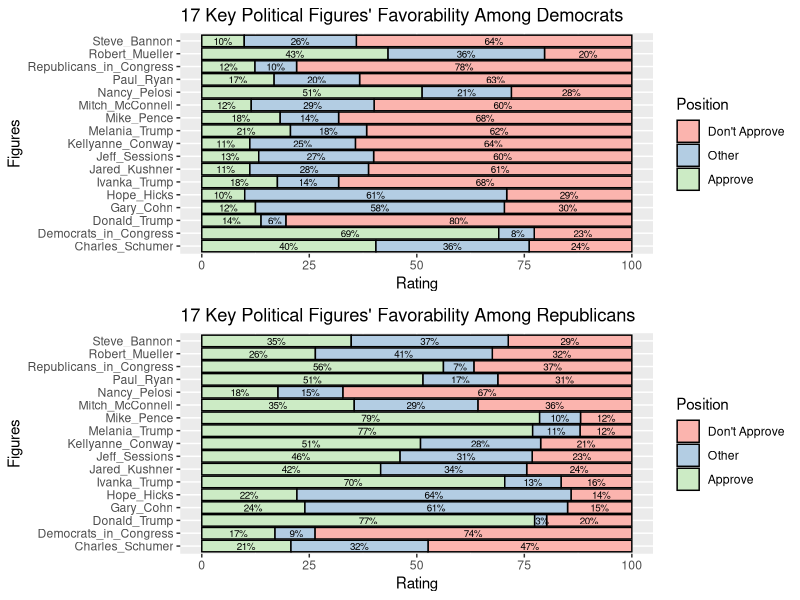

This figure's R source:
###################################################
# Morning Consult Data Exercise 2020 Data Analyst #
###################################################

# install.packages('gridExtra', repos='http://cran.us.r-project.org')
library(dplyr)
library(tidyr)
library(ggplot2)
library(gridExtra)

# setting directory
getwd()
setwd("C:/Dhruv/Applying/3_interviewing/2021/4_April/wk1/Morning Consult/Assessment/DATA_ANALYST_EXERCISE")

# reading in data
x <- read.csv("part 1a) Individual Favorability Data.csv")

str(x) # checking data types

# dropping first few empty rows
x <- x[-c(1:3),]

# converting all columns to numeric
x <- sapply(x, as.numeric)
x <- as.data.frame(x)

# replacing na's with 0's
x[is.na(x)] <- 0

# calculating row totals  
x$row_totals <- rowSums(x[1:38])

# subsetting to rows containing data
x <- subset(x, x$row_totals != 0)
x <- x[-c(39)]

# creating a subset for democrats
x_dem <- subset(x, x$demPidNoLn == 2 | x$demPidClos == 1)

#########################################
# PART I.3: Individuals Data: Democrats #
#########################################

# creating copy of original dataframe
x_indiv <- x_dem

#colnames(x_indiv)
#grep("indPresApp", colnames(x_indiv))

# restricting analysis to 17 individuals
x_indiv <- x_indiv[grep("indPresApp", colnames(x_indiv))]


#############################################
# Question 3: Individual Ratings: Democrats #
#############################################

# renaming columns to reflect figure names

colnames(x_indiv) <- c("Mitch_McConnell", 
                  "Paul_Ryan", 
                  "Nancy_Pelosi", 
                  "Charles_Schumer", 
                  "Mike_Pence", 
                  "Donald_Trump", 
                  "Republicans_in_Congress", 
                  "Democrats_in_Congress", 
                  "Melania_Trump", 
                  "Ivanka_Trump", 
                  "Jared_Kushner", 
                  "Steve_Bannon", 
                  "Hope_Hicks", 
                  "Gary_Cohn", 
                  "Kellyanne_Conway", 
                  "Jeff_Sessions", 
                  "Robert_Mueller" 
)

# storing column names to iterate over
column_names <- colnames(x_indiv)

# adding column to aggregate frequency by category
x_indiv$Frequency <- 1

# creating empty dataframe
df <- as.data.frame(c(1:6))
colnames(df) <- "Rating"

# creating combined frequency table for all 17 figures
for (i in 1:length(column_names)){
  df_fig <- aggregate(Frequency ~ ., x_indiv[c("Frequency", column_names[i])], FUN = sum)
  colnames(df_fig) <- c("Rating", column_names[i])
  df <- merge(df, df_fig)
}

# formatting data for analysis
x_indiv_long <- gather(df, "Figures", "Frequency", 2:ncol(df))
x_indiv_wide <- spread(x_indiv_long, Rating, Frequency)

# dropping all dataframes, except original and wide
rm(x_indiv, x_indiv_long, df, df_fig)


# renaming columns
colnames(x_indiv_wide) <- c("Figures",
                            "Very Favorable", 
                            "Somewhat Favorable", 
                            "Somewhat Unfavorable", 
                            "Very Unfavorable", 
                            "Heard Of, No Opinion", 
                            "Never Heard Of")

# Total Favorability: % very favorable + % somewhat favorable
x_indiv_wide$`Total Favorability` <- ((x_indiv_wide$`Very Favorable`)*100/nrow(x_dem)) + ((x_indiv_wide$`Somewhat Favorable`)*100/nrow(x_dem))

############################################
# Question 3: Total Favorability Democrats #
############################################

# using original rating to calculate other categories of total favorability variable
total_fav <- x_indiv_wide

# Don't Approve: % very unfavorable + % somewhat unfavorable
total_fav$`Don't Approve` <- ((total_fav$`Somewhat Unfavorable`)*100/nrow(x_dem)) + ((total_fav$`Very Unfavorable`)*100/nrow(x_dem))

# Other
total_fav$`Other` <- ((total_fav$`Heard Of, No Opinion`)*100/nrow(x_dem)) + ((total_fav$`Never Heard Of`)*100/nrow(x_dem))

# renaming original total favorability column
names(total_fav)[names(total_fav) == "Total Favorability"] <- "Approve"

total_fav <- total_fav[c("Figures", "Approve", "Other", "Don't Approve")]

# gathering into long dataframe for plotting
total_fav <- gather(total_fav, "Position", "Rating", 2:ncol(total_fav))
total_fav <- total_fav[order(total_fav$Figures, total_fav$Position),]

# rounding decimal places for labeling
total_fav$Rating_lab <- format(round(total_fav$Rating, 0), nsmall = 0)

# plot 1: stacked bar, % of total

# converting Position to factor for ordering
total_fav$Position <- factor(total_fav$Position, levels = c("Don't Approve", "Other", "Approve"))

# horizontal
p_dem <- ggplot(total_fav, aes(x = Rating, y = Figures, fill = Position)) +
  geom_col(colour = "black") +
  scale_fill_brewer(palette = "Pastel1") +
  geom_text(aes(x = Rating, label = paste0(Rating_lab, "%")), 
            position = position_stack(vjust = 0.5), 
            colour = "black", size = 2.5) +
  ggtitle("17 Key Political Figures' Favorability Among Democrats ")

###############################################################################
###############################################################################

# creating a subset for democrats
x_rep <- subset(x, x$demPidNoLn == 1 | x$demPidClos == 2)

###########################################
# PART I.3: Individuals Data: Republicans #
###########################################

# creating copy of original dataframe
x_indiv <- x_rep

#colnames(x_indiv)
#grep("indPresApp", colnames(x_indiv))

# restricting analysis to 17 individuals
x_indiv <- x_indiv[grep("indPresApp", colnames(x_indiv))]


###############################################
# Question 3: Individual Ratings: Republicans #
###############################################

# renaming columns to reflect figure names

colnames(x_indiv) <- c("Mitch_McConnell", 
                       "Paul_Ryan", 
                       "Nancy_Pelosi", 
                       "Charles_Schumer", 
                       "Mike_Pence", 
                       "Donald_Trump", 
                       "Republicans_in_Congress", 
                       "Democrats_in_Congress", 
                       "Melania_Trump", 
                       "Ivanka_Trump", 
                       "Jared_Kushner", 
                       "Steve_Bannon", 
                       "Hope_Hicks", 
                       "Gary_Cohn", 
                       "Kellyanne_Conway", 
                       "Jeff_Sessions", 
                       "Robert_Mueller" 
)

# storing column names to iterate over
column_names <- colnames(x_indiv)

# adding column to aggregate frequency by category
x_indiv$Frequency <- 1

# creating empty dataframe
df <- as.data.frame(c(1:6))
colnames(df) <- "Rating"

# creating combined frequency table for all 17 figures
for (i in 1:length(column_names)){
  df_fig <- aggregate(Frequency ~ ., x_indiv[c("Frequency", column_names[i])], FUN = sum)
  colnames(df_fig) <- c("Rating", column_names[i])
  df <- merge(df, df_fig)
}

# formatting data for analysis
x_indiv_long <- gather(df, "Figures", "Frequency", 2:ncol(df))
x_indiv_wide <- spread(x_indiv_long, Rating, Frequency)

# dropping all dataframes, except original and wide
rm(x_indiv, x_indiv_long, df, df_fig)


# renaming columns
colnames(x_indiv_wide) <- c("Figures",
                            "Very Favorable", 
                            "Somewhat Favorable", 
                            "Somewhat Unfavorable", 
                            "Very Unfavorable", 
                            "Heard Of, No Opinion", 
                            "Never Heard Of")

# Total Favorability: % very favorable + % somewhat favorable
x_indiv_wide$`Total Favorability` <- ((x_indiv_wide$`Very Favorable`)*100/nrow(x_rep)) + ((x_indiv_wide$`Somewhat Favorable`)*100/nrow(x_rep))

##############################################
# Question 3: Total Favorability Republicans #
##############################################

# using original rating to calculate other categories of total favorability variable
total_fav <- x_indiv_wide

# Don't Approve: % very unfavorable + % somewhat unfavorable
total_fav$`Don't Approve` <- ((total_fav$`Somewhat Unfavorable`)*100/nrow(x_rep)) + ((total_fav$`Very Unfavorable`)*100/nrow(x_rep))

# Other
total_fav$`Other` <- ((total_fav$`Heard Of, No Opinion`)*100/nrow(x_rep)) + ((total_fav$`Never Heard Of`)*100/nrow(x_rep))

# renaming original total favorability column
names(total_fav)[names(total_fav) == "Total Favorability"] <- "Approve"

total_fav <- total_fav[c("Figures", "Approve", "Other", "Don't Approve")]

# gathering into long dataframe for plotting
total_fav <- gather(total_fav, "Position", "Rating", 2:ncol(total_fav))
total_fav <- total_fav[order(total_fav$Figures, total_fav$Position),]

# rounding decimal places for labeling
total_fav$Rating_lab <- format(round(total_fav$Rating, 0), nsmall = 0)

# plot 1: stacked bar, % of total

# converting Position to factor for ordering
total_fav$Position <- factor(total_fav$Position, levels = c("Don't Approve", "Other", "Approve"))

# horizontal
p_rep <- ggplot(total_fav, aes(x = Rating, y = Figures, fill = Position)) +
  geom_col(colour = "black") +
  scale_fill_brewer(palette = "Pastel1") +
  geom_text(aes(x = Rating, label = paste0(Rating_lab, "%")), 
            position = position_stack(vjust = 0.5), 
            colour = "black", size = 2.5) +
  ggtitle("17 Key Political Figures' Favorability Among Republicans ")


###############################################
# Combining Plots for Side-by-Side Comparison #
###############################################


grid.arrange(p_dem, p_rep, ncol = 1, nrow = 2)


